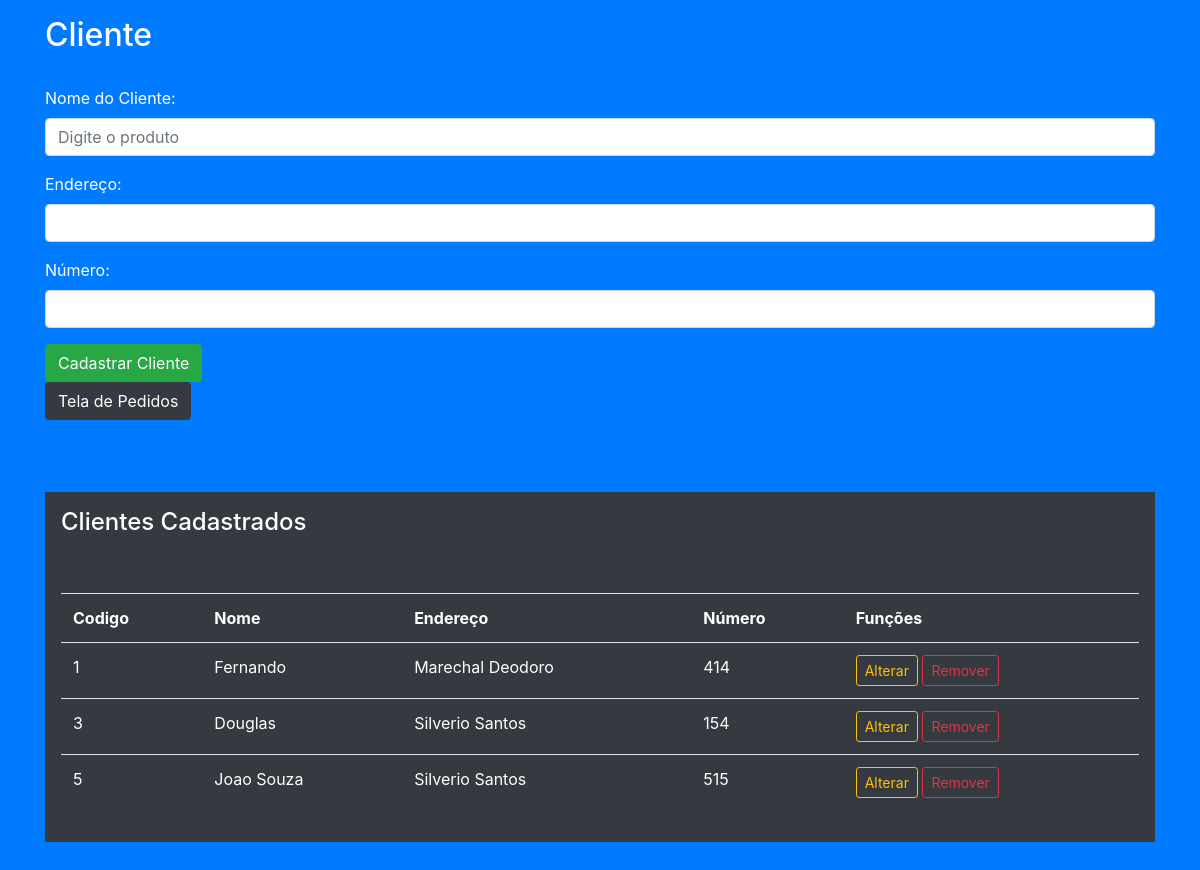
The page /cliente.php (signed in) on the database its author committed.
### tables this page shows
CREATE TABLE `cliente` (
  `codigo` int(11) NOT NULL,
  `nome` varchar(50) NOT NULL,
  `endereco` varchar(100) NOT NULL,
  `numero` int(11) NOT NULL,
  `situacao` enum('HABILITADO','DESABILITADO') NOT NULL
);

### selecionar_cliente.php (called while the page is built, shortened)
<?php
    $where_cod = "";
    try {
        include("conexao.php");
        $consulta = $conn->prepare("SELECT * FROM cliente WHERE situacao = 'HABILITADO'" . $where_cod);
        $consulta->execute();
        $produtos = $consulta->fetchAll();
   } catch(PDOException $e) {
       echo "Erro ao selecionar banco de dados: " . $e->getMessage();
       $resultado["msg"] = "Item não inserido!";
       $resultado["cod"] = 0;
   }
?>

### cliente.php (the view, shortened to what this page needs)
<?php if ( isset($_SESSION["nome_usuario"])): ?>
<!DOCTYPE html>
<html lang="en">
<head>
    <link rel="stylesheet" href="https://stackpath.bootstrapcdn.com/bootstrap/4.1.3/css/bootstrap.min.css">
</head>
<body class="p-3 mb-2 bg-primary text-white">
    <div class="container">
        <form action="cadastrar_cliente.php" method="POST">
        <h2>Cliente</h2><br>
            <div class="form-group">
                <label for="nome_produto"> Nome do Cliente: </label>
                <input type="text" required class="form-control" id="nome" name="nome" placeholder="Digite o produto">
            </div>
            <div class="form-group">
                <label for="categoria_produto"> Endereço: </label>
                <input type="text" required class="form-control" id="endereco" name="endereco">
            </div>
            <div class="form-group">
                <label for="valor_produto"> Número: </label>
                <input type="number" required class="form-control" id="numero" name="numero">
            </div>
            <button type="submit" class="btn btn-success">Cadastrar Cliente</button>
            <a href="pedido.php" type="submit" class="btn btn-dark">Tela de Pedidos</a>
        </form>
        <br><br><br>
        <div class="p-3 mb-2 bg-dark text-white">
            <h4>Clientes Cadastrados</h4>
            <br><br>
            <?php include("selecionar_cliente.php"); ?>
            <table class="table">
                <tr>
                    <th>Codigo</th>
                    <th>Nome</th>
                    <th>Endereço</th>
                    <th>Número</th>
                    <th scope="col" colspan="1">Funções</th>
                </tr>
                <?php foreach($produtos as $p): ?>
                <tr>
                    <td><?= $p["codigo"]; ?></td>
                    <td><?= $p["nome"]; ?></td>
                    <td><?= $p["endereco"]; ?></td>
                    <td><?= $p["numero"]; ?></td>
                    <td>
                        <a class="btn btn-outline-warning btn-sm" href="form_alterar_cliente.php?cod_cliente=<?=$p['codigo']?>">Alterar</a>
                        <a class="btn btn-outline-danger btn-sm" onclick="return confirm('Remover <?= $p['nome']; ?>');" href="remover_cliente.php?cod_cliente=<?=$p['codigo']?>">Remover</a>
                    </td>
                </tr>
                <?php endforeach ?>
            </div>
    </div>
</body>
</html>
<?php else: ?>
    <div class="alert alert-danger">
        Você precisa fazer o login
    </div>
<?php endif; ?>

### rows shown on the page
cliente: codigo "1", nome "Fernando", endereco "Marechal Deodoro", numero "414"
cliente: codigo "3", nome "Douglas", endereco "Silverio Santos", numero "154"
cliente: codigo "5", nome "Joao Souza", endereco "Silverio Santos", numero "515"
